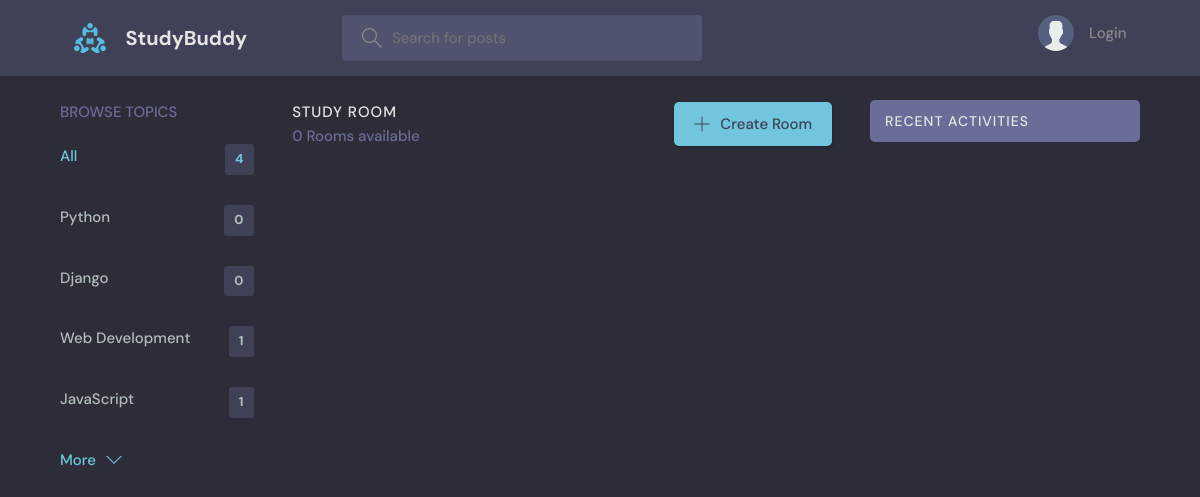
Page /?q=python on the earlier database version.
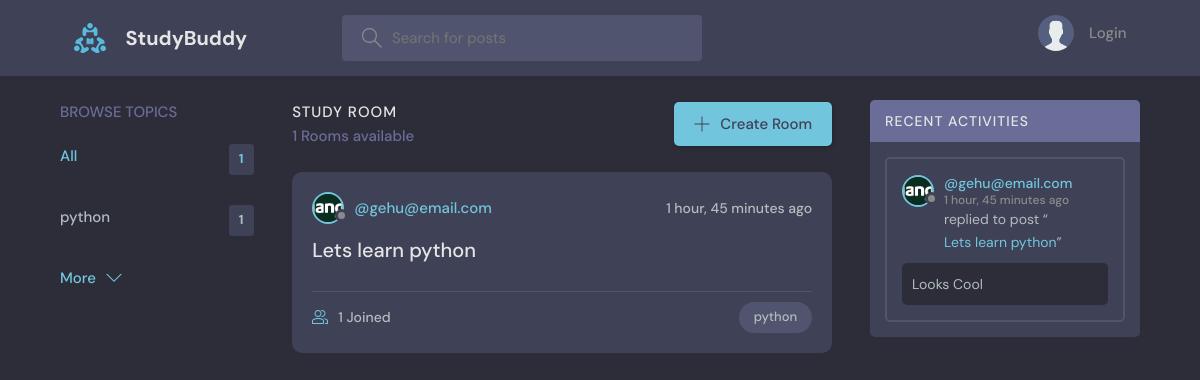
Same page on the later database version.
### base/models.py (models this page shows, shortened)
class Topic(models.Model):
    name =models.CharField(max_length=200)

class Room(models.Model):
    host = models.ForeignKey(User, on_delete=models.SET_NULL, null=True)
    topic = models.ForeignKey(Topic, on_delete=models.SET_NULL, null=True)
    name = models.CharField(max_length=200)
    description = models.TextField(null=True, blank=True)
    participants = models.ManyToManyField(User, related_name='participants', blank=True)
    updated = models.DateTimeField(auto_now=True)
    created = models.DateTimeField(auto_now_add=True)
    class Meta:
        ordering = ['-updated', '-created']
    def __str__(self):
        return self.name

class User(AbstractUser):
    name = models.CharField(max_length=200, null=True)
    email = models.EmailField(unique=True, null=True)
    bio = models.TextField(null=True)
    avatar =  models.ImageField(null=True, default="avatar.svg")
    USERNAME_FIELD = 'email'
    REQUIRED_FIELDS = []

class Message(models.Model):
    user = models.ForeignKey(User, on_delete=models.CASCADE)
    room = models.ForeignKey(Room, on_delete=models.CASCADE)
    body = models.TextField()
    updated = models.DateTimeField(auto_now=True)
    created = models.DateTimeField(auto_now_add=True)
    class Meta:
        ordering = ['-updated', '-created']

### base/views.py (the view)
# urls.py: path('', views.home, name="home"),
def home(request):
    q = request.GET.get('q') if request.GET.get('q') != None else ''
    rooms = Room.objects.filter(
        Q(topic__name__icontains=q) |
        Q(name__icontains=q) |
        Q(description__icontains=q)
        )
    topics = Topic.objects.all()[0:5]
    room_count = rooms.count()
    room_messages = Message.objects.filter(Q(room__topic__name__icontains=q))
    context = {'rooms': rooms, 'topics': topics, 'room_count': room_count, 'room_messages': room_messages}
    return render(request, 'base/home.html', context)

### base/templates/base/home.html (shortened to what this page needs)
{% extends 'main.html' %}
{% block content %}
    <main class="layout layout--3">
      <div class="container">
        {% include 'base/topics_component.html' %}
        <div class="roomList">
          <div class="roomList__header">
            <div>
              <h2>Study Room</h2>
              <p>{{room_count}} Rooms available</p>
            </div>
            <a class="btn btn--main" href="{% url 'create-room' %}">
              <svg version="1.1" xmlns="http://www.w3.org/2000/svg" width="32" height="32" viewBox="0 0 32 32">
                <title>add</title>
                <path
                  d="M16.943 0.943h-1.885v14.115h-14.115v1.885h14.115v14.115h1.885v-14.115h14.115v-1.885h-14.115v-14.115z"
                ></path>
              </svg>
              Create Room
            </a>
          </div>
          {% include 'base/feed_component.html' %}
        </div>
         {% include 'base/activity_component.html' %}
      </div>
    </main>
    {% endblock %}

### base/templates/base/topics_component.html
<div class="topics">
    <div class="topics__header">
      <h2>Browse Topics</h2>
    </div>
    <ul class="topics__list">
      <li>
        <a href="{% url 'home' %}" class="active">All <span>{{topics.count}}</span></a>
      </li>
      {% for topic in topics %}
      <li>
        <a href="{% url 'home' %}?q={{topic.name}}">{{topic.name}} <span>{{topic.room_set.all.count}}</span></a>
      </li>
      {% endfor %}
    </ul>
    <a class="btn btn--link" href="{% url 'topics' %}">
      More
      <svg version="1.1" xmlns="http://www.w3.org/2000/svg" width="32" height="32" viewBox="0 0 32 32">
        <title>chevron-down</title>
        <path d="M16 21l-13-13h-3l16 16 16-16h-3l-13 13z"></path>
      </svg>
    </a>
  </div>

### base/templates/base/feed_component.html (shortened to what this page needs)
{% for room in rooms %}
<div class="roomListRoom">
    <div class="roomListRoom__header">
      <a href="{% url 'user-profile' room.host.id %}" class="roomListRoom__author">
        <div class="avatar avatar--small">
          <img src="{{room.host.avatar.url}}" />
        </div>
        <span>@{{room.host.username}}</span>
      </a>
      <div class="roomListRoom__actions">
        <span>{{room.created|timesince}} ago</span>
      </div>
    </div>
    <div class="roomListRoom__content">
      <a href="{% url 'room' room.id %}">{{room.name}}</a>
    </div>
    <div class="roomListRoom__meta">
      <a href="{% url 'room' room.id %}" class="roomListRoom__joined">
        {{room.participants.all.count}} Joined
      </a>
      <p class="roomListRoom__topic">{{room.topic.name}}</p>
    </div>
  </div>
  {% endfor %}

### base/templates/base/activity_component.html (shortened to what this page needs)
<div class="activities">
    <div class="activities__header">
      <h2>Recent Activities</h2>
    </div>
    {% for message in room_messages %}
    <div class="activities__box">
      <div class="activities__boxHeader roomListRoom__header">
        <a href="{% url 'user-profile' message.user.id %}" class="roomListRoom__author">
          <div class="avatar avatar--small">
            <img src="{{message.user.avatar.url}}" />
          </div>
          <p>
            @{{message.user}}
            <span>{{message.created|timesince}} ago</span>
          </p>
        </a>
      </div>
      <div class="activities__boxContent">
        <p>replied to post “<a href="{% url 'room' message.room.id %}">{{message.room}}</a>”</p>
        <div class="activities__boxRoomContent">
          {{message.body}}
        </div>
      </div>
    </div>
    {% endfor %}
  </div>

Differences in the rows shown:
removed Topic: name "Django", room_set.all.count "0"
removed Topic: name "Web Development", room_set.all.count "1"
removed Topic: name "JavaScript", room_set.all.count "1"
changed Topic: name "Python" → "python"; room_set.all.count "0" → "1"
now on this page (row edited): Room: host.avatar (picture), host.username "gehu@email.com", created "1 hour, 45 minutes", name "Lets learn python", participants.all.count "1", topic.name "python"
now on this page (row edited): Message: user.avatar (picture), user "gehu@email.com", created "1 hour, 45 minutes", room "Lets learn python", body "Looks Cool"
Other differences:
{{ topics.count }}: "4" → "1"
{{ room_count }}: "0" → "1"
